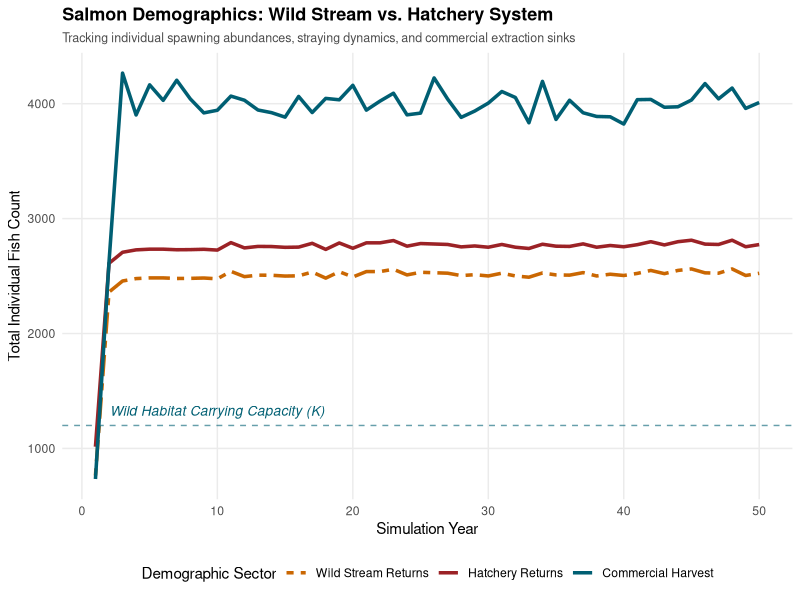

This chart was generated by the following R code:
# salmon agent-based simulation model: straying and carrying cpacity only
library(tidyverse)

# set.seed(123)

# parameters
Years        <- 50 
Weeks        <- 12     # per season
Fecundity    <- 4      # average surviving smolts/offspring per spawning adult
HeritStray   <- 0      # 0 = offspring stray rate is mean of population; 1 = exact mid-parent trait
HeritTime    <- 1      # 0 = offspring stray rate is mean of population; 1 = exact mid-parent trait

 # stream/hatchery settings
Stream_K          <- 1200   # Carrying capacity of the Wild Stream (K)
Hatchery_Release  <- 3000   # Constant annual smolt release from hatchery
Broodstock_Need   <- 250

Initial_Abundance <- c(800, 1200) # [1 = Wild Stream, 2 = Hatchery]
Base_Stray_Rate   <- c(0.04, 0.08) # hatchery fish often have higher stray rates
Natal_Mortality   <- c(0.15, 0.10) 
Mean_Run_Timing   <- c(4.0, 7.0)   # Wild is early-ish (4); Hatchery is mid-run (7)

# initialization - starting agents dataframes
init_stream <- function(id_start, num_fish, natal_origin, initial_stray_prob, initial_mean_week) {
  data.frame(
    id         = id_start:(id_start + num_fish - 1),
    natal      = rep(natal_origin, num_fish),   
    current    = rep(natal_origin, num_fish), 
    stray_prob = rnorm(num_fish, mean = initial_stray_prob, sd = 0.01),
    run_timing = rnorm(num_fish, mean = initial_mean_week, sd = 1.2)
  )
}

agents1 <- init_stream(id_start = 1, 
                       num_fish = Initial_Abundance[1], 
                       natal_origin = 1, 
                       initial_stray_prob = Base_Stray_Rate[1], 
                       initial_mean_week = Mean_Run_Timing[1])

agents2 <- init_stream(id_start = Initial_Abundance[1] + 1, 
                       num_fish = Initial_Abundance[2], 
                       natal_origin = 2, 
                       initial_stray_prob = Base_Stray_Rate[2], 
                       initial_mean_week = Mean_Run_Timing[2])

agents  <- rbind(agents1, agents2)

# tracking annual abundance and harvest
history <- data.frame(
  Year       = 1:Years, 
  WildStream = numeric(Years), 
  Hatchery   = numeric(Years),
  Harvested  = numeric(Years)
)

# main simulation loop
next_id <- max(agents$id) + 1

for (yr in 1:Years) {
  n_fish <- nrow(agents)
  
  if (n_fish == 0) {
    cat("Extinction event in year:", yr, "\n")
    break
  }
  
  # does an individual stray?
  will_stray <- runif(n_fish) < agents$stray_prob
  
  agents$current <- ifelse(will_stray, 
                           ifelse(agents$natal == 1, 2, 1), # stray to opposite stream
                           agents$natal) # return to natal stream
  
  # prespawn mortality  - mortality threshold based on origin
  mort_threshold <- ifelse(agents$natal == 1, Natal_Mortality[1], Natal_Mortality[2])
  survived_natal_mort <- runif(n_fish) > mort_threshold
  agents <- agents[survived_natal_mort, ]
  
  # update population count post-mortality
  n_fish <- nrow(agents)
  if (n_fish == 0) break
  
  # assign entry week rounded to discrete weeks, bounded by season limits
  agents$entry_week <- round(agents$run_timing)
  agents$entry_week <- pmax(1, pmin(agents$entry_week, Weeks))
  
  river_returns    <- agents[agents$current == 1, ]
  hatchery_returns <- agents[agents$current == 2, ]
  
  # log returns
  history$WildStream[yr] <- nrow(river_returns)
  history$Hatchery[yr]   <- nrow(hatchery_returns)
  
  # submodel a: wild stream spawning w/ density dependence
  wild_offspring <- list()
  n_river <- nrow(river_returns)
  
  if (n_river >= 2) {
    # dd impacts spawning capacity
    success_prob_river <- min(1, Stream_K / n_river)
    river_survival <- runif(n_river) < success_prob_river
    river_spawners <- river_returns[river_survival, ]
    n_spawners_river <- nrow(river_spawners)
    
    # week-by-week spawning within the river
    if (n_spawners_river >= 2) {
      for (wk in 1:Weeks) {
        wk_spawners <- river_spawners[river_spawners$entry_week == wk, ]
        n_wk <- nrow(wk_spawners)
        
        if (n_wk >= 2) {
          wk_offspring_count <- round(n_wk * Fecundity)
          if (wk_offspring_count > 0) {
            p1 <- sample(1:n_wk, wk_offspring_count, replace = TRUE)
            p2 <- sample(1:n_wk, wk_offspring_count, replace = TRUE)
            
            # inherit stray probability w/ noise
            mid_stray <- (wk_spawners$stray_prob[p1] + wk_spawners$stray_prob[p2]) / 2
            pop_stray <- mean(river_spawners$stray_prob)
            o_stray   <- (HeritStray * mid_stray) + ((1 - HeritStray) * pop_stray)
            o_stray   <- pmax(0, pmin(o_stray + rnorm(wk_offspring_count, 0, 0.002), 1))
            
            # inherit run timing w/ noise
            mid_time  <- (wk_spawners$run_timing[p1] + wk_spawners$run_timing[p2]) / 2
            pop_time  <- mean(river_spawners$run_timing)
            o_time    <- (HeritTime * mid_time) + ((1 - HeritTime) * pop_time) + rnorm(wk_offspring_count, 0, 0.5)
            
            wild_offspring[[wk]] <- data.frame(
              id = next_id:(next_id + wk_offspring_count - 1),
              natal = 1, current = 1, stray_prob = o_stray, run_timing = o_time
            )
            next_id <- next_id + wk_offspring_count
          }
        }
      }
    }
  }
  wild_generation <- do.call(rbind, wild_offspring)
  
  # submodel b: hatchery returns (broodstock selection and harvest)
  hatchery_generation <- data.frame()
  n_hatch <- nrow(hatchery_returns)
  
  if (n_hatch >= 2) {
    # bias selection toward early weeks - week 1 (of W) has weight W, Week W has weight 1.
    sampling_weights <- (Weeks + 1) - hatchery_returns$entry_week
    
    # cap sampling needs at whatever returned
    actual_brood_count <- min(Broodstock_Need, n_hatch)
    
    # sample individual broodstock rows based early returning bias
    broodstock_indices <- sample(1:n_hatch, size = actual_brood_count, 
                                 replace = FALSE, prob = sampling_weights)
    broodstock <- hatchery_returns[broodstock_indices, ]
    
    # remaining fish are routed to commercial harvest logs
    history$Harvested[yr] <- n_hatch - actual_brood_count
    
    # produce fixed # of offspring matrix from the selected broodstock
    if (actual_brood_count >= 2) {
      p1 <- sample(1:actual_brood_count, Hatchery_Release, replace = TRUE)
      p2 <- sample(1:actual_brood_count, Hatchery_Release, replace = TRUE)
      
      mid_stray <- (broodstock$stray_prob[p1] + broodstock$stray_prob[p2]) / 2
      pop_stray <- mean(broodstock$stray_prob)
      o_stray   <- (HeritStray * mid_stray) + ((1 - HeritStray) * pop_stray)
      o_stray   <- pmax(0, pmin(o_stray + rnorm(Hatchery_Release, 0, 0.002), 1))
      
      mid_time  <- (broodstock$run_timing[p1] + broodstock$run_timing[p2]) / 2
      pop_time  <- mean(broodstock$run_timing)
      o_time    <- (HeritTime * mid_time) + ((1 - HeritTime) * pop_time) + rnorm(Hatchery_Release, 0, 0.5)
      
      hatchery_generation <- data.frame(
        id = next_id:(next_id + Hatchery_Release - 1),
        natal = 2, current = 2, stray_prob = o_stray, run_timing = o_time
      )
      next_id <- next_id + Hatchery_Release
    }
  } else {
    history$Harvested[yr] <- 0
  }
  
  # progeny become next year's agents
  agents <- rbind(wild_generation, hatchery_generation)
  if (is.null(agents)) { agents <- data.frame() }
} 

print(head(history, 20))

#plot
max_y_value <- max(c(history$WildStream, history$Hatchery, history$Harvested, Stream_K), na.rm = TRUE)
history_long <- pivot_longer(history, cols = c(WildStream, Hatchery, Harvested), 
                             names_to = "Metric", values_to = "Count")
ggplot(history_long, aes(x = Year, y = Count, color = Metric, linetype = Metric)) +
  geom_line(linewidth = 1.2) +
  # horizontal dashed line for Wild Stream Capacity
  geom_hline(yintercept = Stream_K, color = "#005f73", linetype = "dashed", alpha = 0.6) +
  # label carrying capacity
  annotate("text", x = Years * 0.2, y = Stream_K + (max_y_value * 0.03), 
           label = "Wild Habitat Carrying Capacity (K)", color = "#005f73", fontface = "italic", size = 3.5) +
  scale_color_manual(values = c("WildStream" = "#005f73", "Hatchery" = "#9b2226", "Harvested" = "#ca6702"),
                     labels = c("Wild Stream Returns", "Hatchery Returns", "Commercial Harvest")) +
  scale_linetype_manual(values = c("WildStream" = "solid", "Hatchery" = "solid", "Harvested" = "twodash"),
                        labels = c("Wild Stream Returns", "Hatchery Returns", "Commercial Harvest")) +
  labs(title = "Salmon Demographics: Wild Stream vs. Hatchery System",
       subtitle = "Tracking individual spawning abundances, straying dynamics, and commercial extraction sinks",
       x = "Simulation Year", y = "Total Individual Fish Count", color = "Demographic Sector", linetype = "Demographic Sector") +
  theme_minimal() +
  theme(plot.title = element_text(face = "bold", size = 13),
        plot.subtitle = element_text(size = 9, color = "gray30"),
        legend.position = "bottom",
        panel.grid.minor = element_blank())
